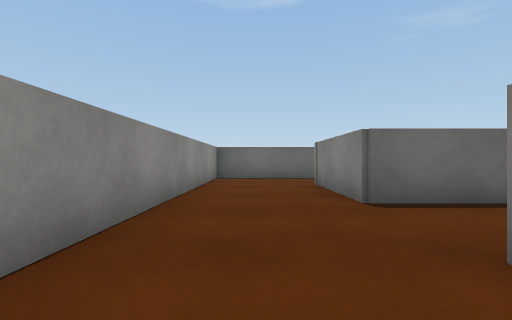
view 1 (above)

14 first-person views from a walk through a Unity game level. The camera is 0.58 m above the floor, looks level and sees 85° across. The floor is counted in squares, 1 m on a side. Each view is taken from the middle of a square. On the plan, view 1 faces up. The plan holds only what a view shows up to about 9 squares ahead; the rest is blank. The player character is not drawn. Surface patterns are stand-ins for the level's own textures.

view 2
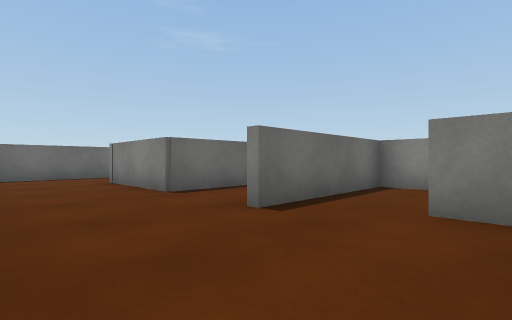

view 3
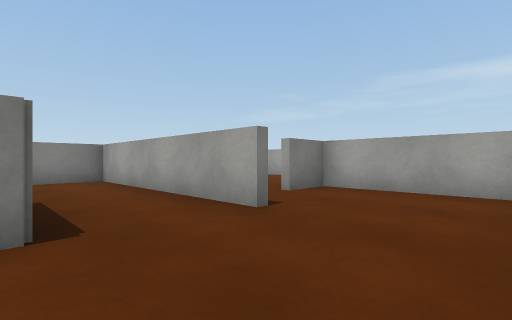

view 4
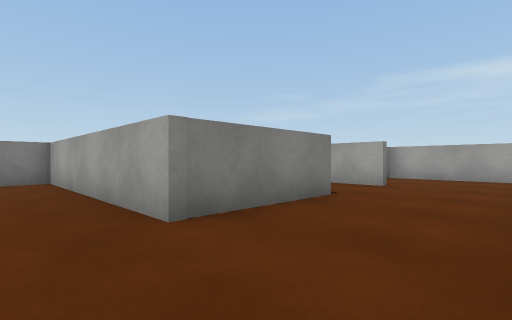

view 5
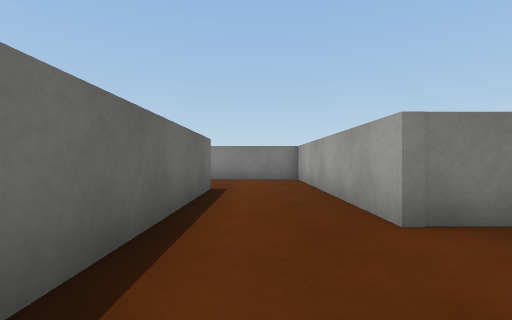

view 6
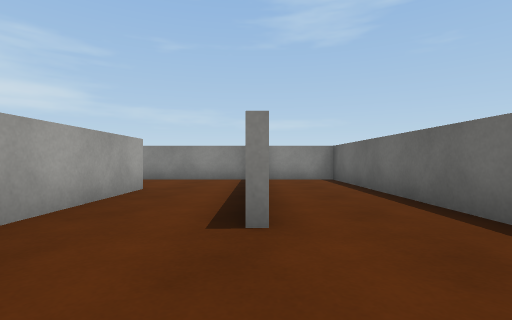

view 7
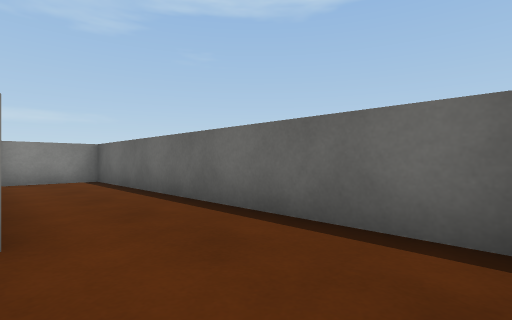

view 8
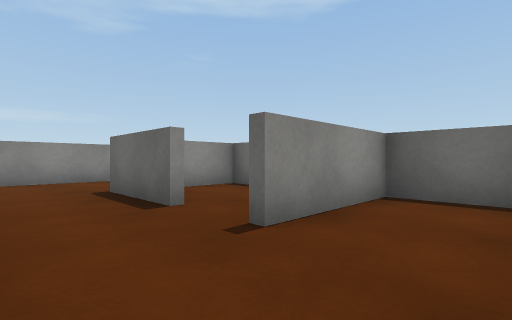

view 9
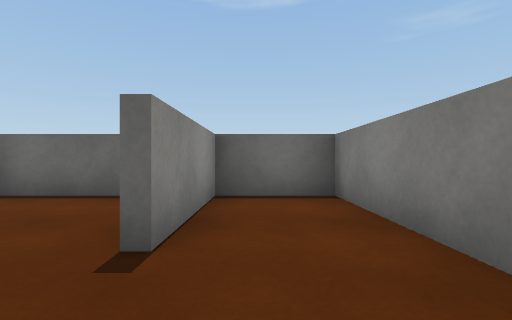

view 10
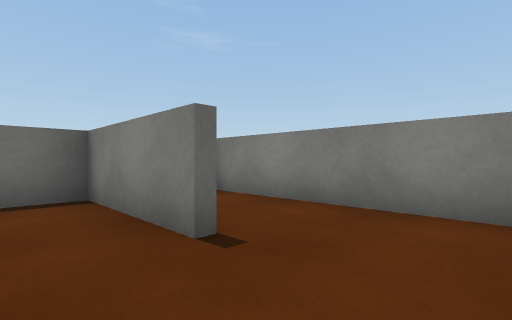

view 11
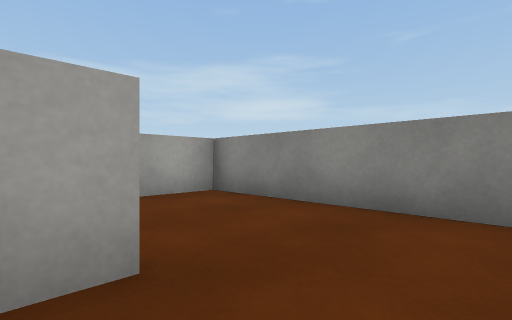

view 12
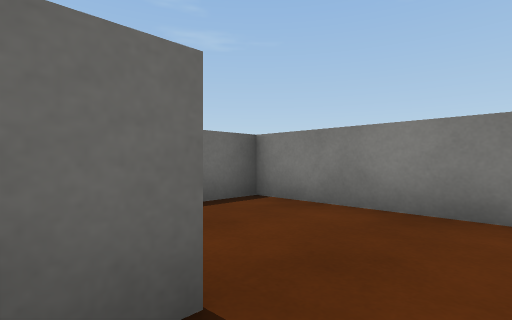

view 13
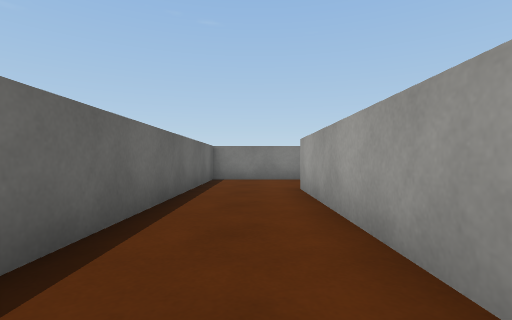

view 14
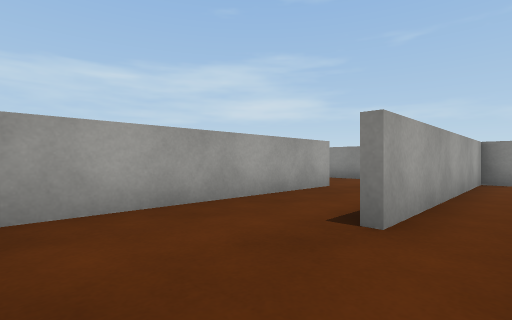

### Floor plan
Points are (right, up) in squares from view 1. A wall is a line through its corners. A room is listed if a view was taken in it or the views show most of it. See-through windows are left out.
Room 1 (views 1, 2, 3, 4, 5, 11, 12)
walls: (1.4, 1.6) (3.6, 1.6); (3.8, 3.7) (1.4, 3.7) (1.4, 6.7) (4.6, 6.7); (4.6, 8.9) (-1.3, 8.9) (-1.3, -1.4) (2.3, -1.4) (2.3, -0.1)
ways out: opening at (4, 8) to room 2; opening at (2.5, 2.5) to room 4
Room 2 (views 6, 7, 13, 14)
walls: (4.6, 6.7) (7.3, 6.7) (7.3, 11.3) (-1.3, 11.3) (-1.3, 9.1) (4.6, 9.1)
ways out: opening at (4, 8) to room 1
Room 3 (views 8, 9)
walls: (5.6, 1.6) (7.3, 1.6) (7.3, 6.5) (5.1, 6.5); (5.3, 6.6) (5.3, 3.8)
ways out: opening at (5, 2.5) to room 4
Room 4 (view 10)
walls: (5.1, 3.8) (5.1, 6.5) (1.6, 6.5) (1.6, 5.1); (3.6, 1.6) (5.6, 1.6)
ways out: opening at (2.5, 2.5) to room 1; opening at (5, 2.5) to room 3

Positions as (right, up) in squares from view 1, and headings:
1: (0, 0), facing up
2: (-1, -1), facing up-right
3: (-1, 4), facing down-right
4: (-1, 8), facing down-right
5: (-1, 8), facing right
6: (7, 9), facing left
7: (7, 9), facing up-left
8: (7, 2), facing up-left
9: (6, 2), facing up
10: (4, 2), facing up-right
11: (2, 3), facing down-left
12: (4, 8), facing up-right
13: (-1, 10), facing right
14: (7, 10), facing down-left
